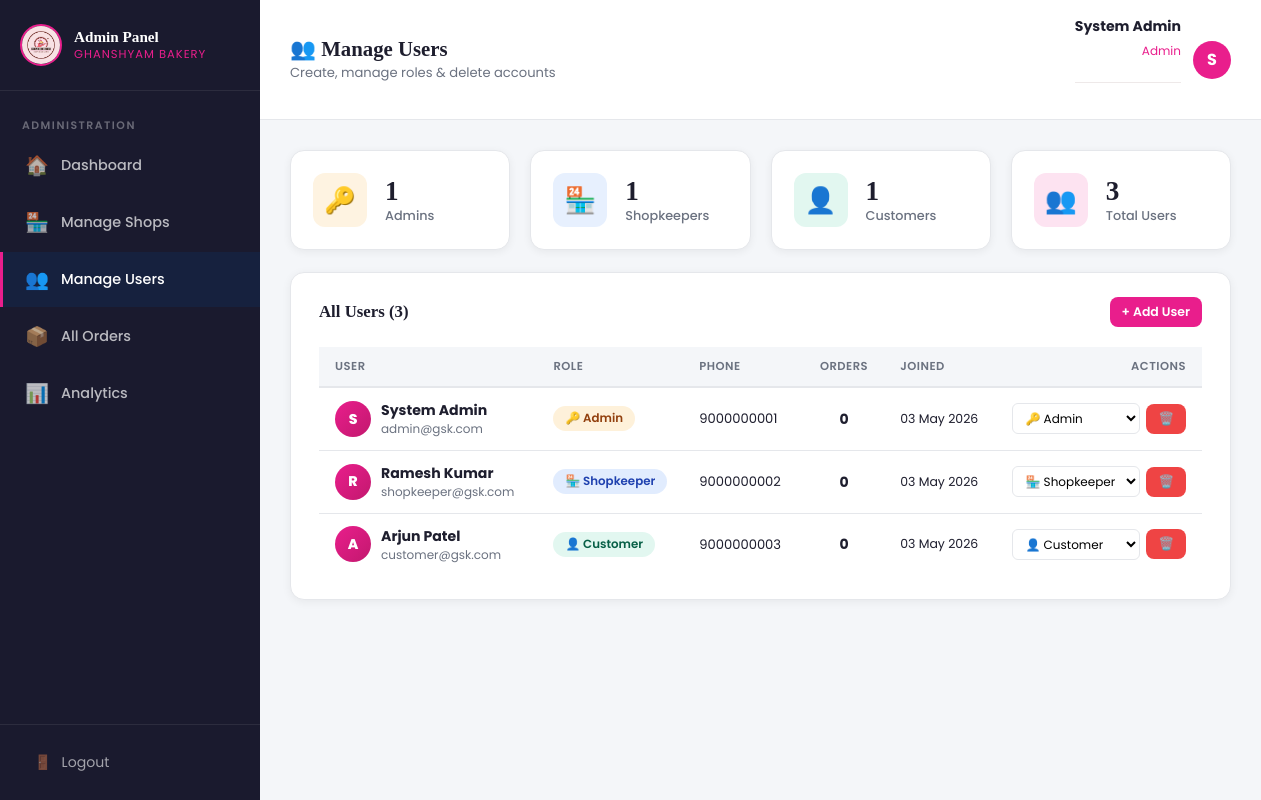
The page /admin/users.php (signed in) on the database its author committed.
### tables this page shows
CREATE TABLE IF NOT EXISTS users (
    id         INT AUTO_INCREMENT PRIMARY KEY,
    name       VARCHAR(100)  NOT NULL,
    email      VARCHAR(150)  UNIQUE NOT NULL,
    phone      VARCHAR(15),
    password   VARCHAR(255)  NOT NULL,
    role       ENUM('customer','shopkeeper','admin') DEFAULT 'customer',
    created_at TIMESTAMP DEFAULT CURRENT_TIMESTAMP
);

### admin/users.php (the view, shortened to what this page needs)
<?php
require_once '../config/db.php';
$users = mysqli_query($conn,
    "SELECT *, (SELECT COUNT(*) FROM orders WHERE customer_id=users.id) AS order_count
     FROM users ORDER BY FIELD(role,'admin','shopkeeper','customer'), created_at DESC"
);
$cAdmin = mysqli_fetch_assoc(mysqli_query($conn,"SELECT COUNT(*) c FROM users WHERE role='admin'"))['c'];
$cShop  = mysqli_fetch_assoc(mysqli_query($conn,"SELECT COUNT(*) c FROM users WHERE role='shopkeeper'"))['c'];
$cCust  = mysqli_fetch_assoc(mysqli_query($conn,"SELECT COUNT(*) c FROM users WHERE role='customer'"))['c'];
$roleColors = ['admin'=>'badge-pending','shopkeeper'=>'badge-preparing','customer'=>'badge-active'];
$roleEmoji  = ['admin'=>'🔑','shopkeeper'=>'🏪','customer'=>'👤'];
?>
<!DOCTYPE html>
<html lang="en">
<head>
<link rel="stylesheet" href="../assets/css/style.css">
<link rel="stylesheet" href="../assets/css/dashboard.css">
</head>
<body class="dashboard-body">
<aside class="sidebar" id="sidebar">
    <div class="sidebar-brand">
        <img src="../assets/logo/image.png" alt="GSK">
        <div><h2>Admin Panel</h2><span>Ghanshyam Bakery</span></div>
    </div>
    <nav class="sidebar-nav">
        <span class="nav-section-label">Administration</span>
        <a href="dashboard.php"><span class="nav-icon">🏠</span> Dashboard</a>
        <a href="shops.php"><span class="nav-icon">🏪</span> Manage Shops</a>
        <a href="users.php" class="active"><span class="nav-icon">👥</span> Manage Users</a>
        <a href="orders.php"><span class="nav-icon">📦</span> All Orders</a>
        <a href="analytics.php"><span class="nav-icon">📊</span> Analytics</a>
    </nav>
    <div class="sidebar-footer">
        <a href="../logout.php"><span>🚪</span> Logout</a>
    </div>
</aside>
<div class="main-content">
    <div class="topbar">
        <div style="display:flex;align-items:center;gap:12px;">
            <div class="topbar-title">
                <h1>👥 Manage Users</h1>
                <p>Create, manage roles &amp; delete accounts</p>
            </div>
        </div>
        <div class="topbar-user">
            <div class="user-info">
                <strong><?= htmlspecialchars($_SESSION['user_name']) ?></strong>
                <span>Admin</span>
            </div>
            <div class="avatar"><?= strtoupper(substr($_SESSION['user_name'],0,1)) ?></div>
        </div>
    </div>
    <div class="page-body">
        <div class="stats-grid" style="margin-bottom:22px;">
            <div class="stat-card">
                <div class="stat-icon orange">🔑</div>
                <div class="stat-info"><h3><?= $cAdmin ?></h3><p>Admins</p></div>
            </div>
            <div class="stat-card">
                <div class="stat-icon blue">🏪</div>
                <div class="stat-info"><h3><?= $cShop ?></h3><p>Shopkeepers</p></div>
            </div>
            <div class="stat-card">
                <div class="stat-icon green">👤</div>
                <div class="stat-info"><h3><?= $cCust ?></h3><p>Customers</p></div>
            </div>
            <div class="stat-card">
                <div class="stat-icon pink">👥</div>
                <div class="stat-info"><h3><?= $cAdmin+$cShop+$cCust ?></h3><p>Total Users</p></div>
            </div>
        </div>
        <div class="users-layout">
            <div class="table-card">
                <div class="table-card-header">
                    <h2>All Users (<?= mysqli_num_rows($users) ?>)</h2>
                    <a href="add_user.php" class="btn btn-primary btn-sm">+ Add User</a>
                </div>
                <div class="table-responsive">
                    <table class="data-table">
                        <colgroup>
                            <col style="width:28%">
                            <col style="width:13%">
                            <col style="width:14%">
                            <col style="width:8%">
                            <col style="width:13%">
                            <col style="width:24%">
                        </colgroup>
                        <thead>
                            <tr>
                                <th>User</th>
                                <th class="col-role">Role</th>
                                <th class="col-phone">Phone</th>
                                <th class="col-orders">Orders</th>
                                <th class="col-joined">Joined</th>
                                <th class="col-actions">Actions</th>
                            </tr>
                        </thead>
                        <tbody>
                        <?php mysqli_data_seek($users,0); while ($u = mysqli_fetch_assoc($users)): ?>
                        <tr>
                            <td>
                                <div style="display:flex;align-items:center;gap:10px;">
                                    <div class="user-avatar">
                                        <?= strtoupper(substr($u['name'],0,1)) ?>
                                    </div>
                                    <div>
                                        <div style="font-weight:700;font-size:.88rem;">
                                            <?= htmlspecialchars($u['name']) ?>
                                        </div>
                                        <div style="font-size:.75rem;color:var(--text-muted);">
                                            <?= htmlspecialchars($u['email']) ?>
                                        </div>
                                    </div>
                                </div>
                            </td>
                            <td>
                                <span class="badge <?= $roleColors[$u['role']] ?? '' ?>">
                                    <?= ($roleEmoji[$u['role']] ?? '') . ' ' . ucfirst($u['role']) ?>
                                </span>
                            </td>
                            <td class="col-phone" style="font-size:.82rem;">
                                <?= htmlspecialchars($u['phone'] ?? '—') ?>
                            </td>
                            <td class="col-orders">
                                <span style="font-weight:700;"><?= $u['order_count'] ?></span>
                            </td>
                            <td class="col-joined" style="font-size:.78rem;white-space:nowrap;">
                                <?= date('d M Y', strtotime($u['created_at'])) ?>
                            </td>
                            <td class="col-actions actions">
                                <?php if ($u['id'] !== (int)$_SESSION['user_id']): ?>
                                <div class="actions-wrap">
                                    <form method="POST" style="display:inline;">
                                        <select name="new_role"
                                                onchange="if(confirm('Change role to '+this.value+'?'))this.form.submit();else this.value='<?= $u['role'] ?>';"
                                                style="padding:5px 8px;border:1px solid var(--border);border-radius:6px;font-size:.75rem;cursor:pointer;background:white;">
                                            <option value="customer"   <?= $u['role']==='customer'   ?'selected':''?>><?= $roleEmoji['customer'] ?> Customer</option>
                                            <option value="shopkeeper" <?= $u['role']==='shopkeeper' ?'selected':''?>><?= $roleEmoji['shopkeeper'] ?> Shopkeeper</option>
                                            <option value="admin"      <?= $u['role']==='admin'      ?'selected':''?>><?= $roleEmoji['admin'] ?> Admin</option>
                                        </select>
                                    </form>
                                    <form method="POST" style="display:inline;"
                                          onsubmit="return confirm('Delete <?= htmlspecialchars(addslashes($u['name'])) ?>\'s account permanently?')">
                                        <button type="submit" class="btn btn-danger btn-sm" title="Delete user">🗑️</button>
                                    </form>
                                </div>
                                <?php else: ?>
                                <span style="font-size:.75rem;color:var(--text-muted);font-style:italic;">You</span>
                                <?php endif; ?>
                            </td>
                        </tr>
                        <?php endwhile; ?>
                        </tbody>
                    </table>
                </div>
            </div>
        </div>
    </div>
</div>
</body>
</html>

### assets/css/style.css (style rules this page uses)
* { margin: 0; padding: 0; box-sizing: border-box; font-family: 'Poppins', 'Segoe UI', Tahoma, Geneva, sans-serif; }
h1, h2, h3 { font-family: 'Playfair Display', serif; }
body { background-color: #fff5e6; color: #5a2d2d; }
.btn-primary { background-color: #f5c6cb; color: #5a2d2d; font-weight: bold; padding: 15px 30px; border: none; border-radius: 25px; font-size: 1.2rem; cursor: pointer; transition: all 0.3s ease; }
.dashboard-body { background-color: #fffaf0; color: #5a2d2d; }
.user-info { text-align: center; padding-bottom: 20px; border-bottom: 1px solid rgba(90, 45, 45, 0.1); margin-bottom: 20px; }
.stats-grid { display: grid; grid-template-columns: repeat(auto-fit, minmax(200px, 1fr)); gap: 20px; margin-bottom: 40px; }
.stat-card { background-color: #ffffff; border-radius: 12px; padding: 25px; box-shadow: 0 10px 25px rgba(90, 45, 45, 0.05); border: 1px solid rgba(245, 198, 203, 0.4); display: flex; align-items: center; gap: 20px; }
.stat-card p { font-size: 1.2rem; font-weight: bold; color: #5a2d2d; }

### admin/users.php (style rules this page uses)
.users-layout { display: block; width: 100%; }
.user-avatar { width: 36px; height: 36px; border-radius: 50%; background: linear-gradient(135deg, var(--accent), #c2186e); display: flex; align-items: center; justify-content: center; color: white; font-weight: 800; font-size: 0.88rem; flex-shrink: 0; }

### rows shown on the page
users: name "S", name "System Admin", email "admin@gsk.com", role "🔑", role "Admin", phone "9000000001", order_count "0", created_at "03 May 2026", new_role "🔑 Admin"
users: name "R", name "Ramesh Kumar", email "shopkeeper@gsk.com", role "🏪", role "Shopkeeper", phone "9000000002", order_count "0", created_at "03 May 2026", new_role "🏪 Shopkeeper"
users: name "A", name "Arjun Patel", email "customer@gsk.com", role "👤", role "Customer", phone "9000000003", order_count "0", created_at "03 May 2026", new_role "👤 Customer"

### other values the page prints
$_SESSION['user_name'] "System Admin"
substr($_SESSION['user_name'],0,1) "S"
$cAdmin "1"
$cShop "1"
$cCust "1"
$cAdmin+$cShop+$cCust "3"
mysqli_num_rows($users) "3"
